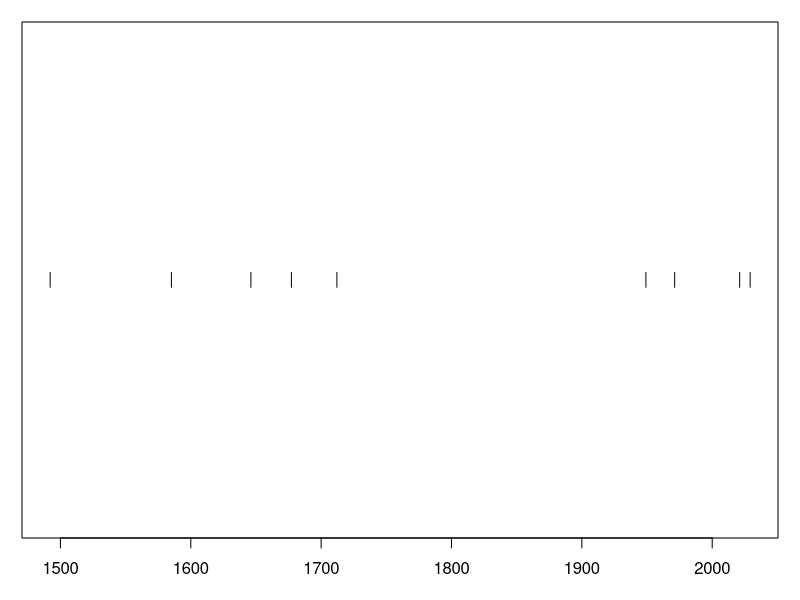

This figure's R source:
## ---- chunk 1
eruptions <- c(1492, 1585, 1646, 1677, 1712, 1949, 1971, 2021, 2029)
n_eruptions <- length(eruptions)
## ---- chunk 2
#| label: fig-timeline
#| fig-cap: Timeline of recent earthquakes on La Palma
#| fig-alt: An event plot of the years of the last 8 eruptions on La Palma.
#| fig-height: 1.5
#| fig-width: 6
par(mar = c(3, 1, 1, 1) + 0.1)
plot(eruptions, rep(0, n_eruptions), 
  pch = "|", axes = FALSE)
axis(1)
box()
## ---- chunk 3
#| output: false
avg_years_between_eruptions <- mean(diff(eruptions[-n_eruptions]))
avg_years_between_eruptions
